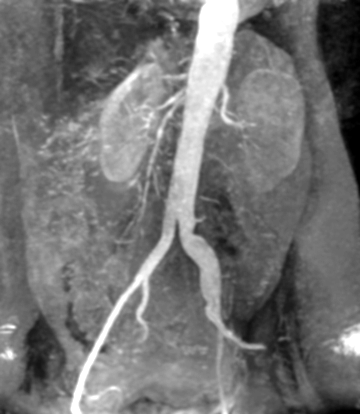
#> input picture HW2_DIP/images/kidney.tif, 360 x 414 px
$ python 2.py
#> lines starting #> are read from the running program, lines starting #| are printed output that depends on the picture; after the words box and inside, x2 and y2 are one past the last pixel; in counts of white or black regions, pixels touching at a corner belong together
#import libraries
import cv2 as cv
import numpy as np
#import image
kidney = cv.imread("images/kidney.tif" ,0)
#> kidney is the input picture: shape (414, 360); min 0, max 255, mean 115
#defiene the first function
def s1(r):
    if ( 160 < r < 240 ):
        return int(150)
    return int(0)
#define the second function
def s2(r):
    if ( 100 < r < 165 ):
        return 200
    return r
#define a transformation matrix function
transformation1 = np.vectorize(s1)
#apply first function to original image
transformed1 = transformation1(kidney)
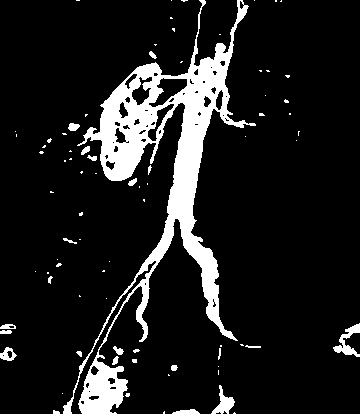
#> transformed1: shape (414, 360) int64; values 0 (black) and 150 (white), 11.7% white; 80 white regions (58 under 20 px), largest, box (x1, y1, x2, y2) and area: (63, 0, 256, 414) 15565, (333, 323, 360, 357) 343, (211, 385, 235, 414) 287
#correct transformation matrix array type
transformed1 = transformed1.astype('uint8')

#define a transformation matrix function
transformation2 = np.vectorize(s2)
#apply second function to original image
transformed2 = transformation2(kidney)
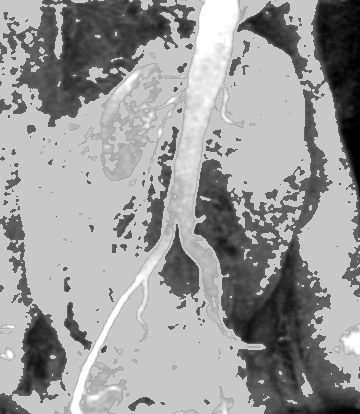
#> transformed2: shape (414, 360) int64; min 0, max 255, mean 154.7
#correct transformation matrix array type
transformed2 = transformed2.astype('uint8')

#concatinate 3 images to show them together
concated = np.concatenate((kidney , transformed1 , transformed2),1)
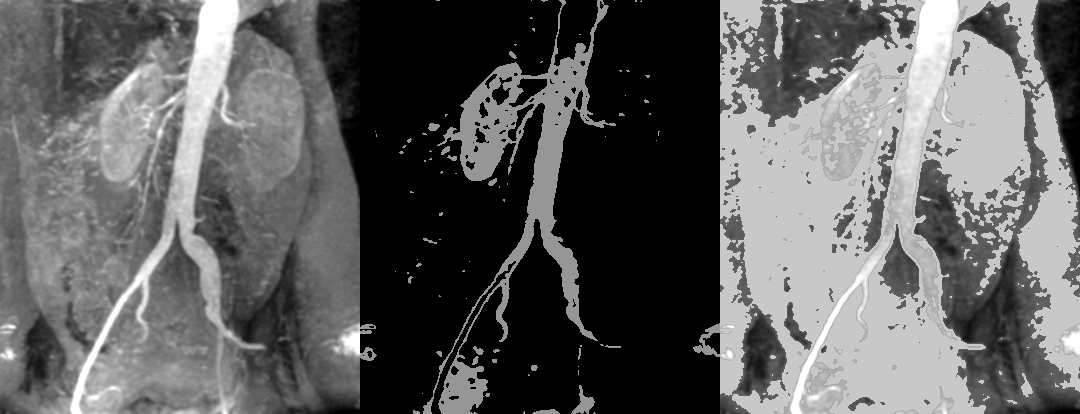
#> concated: shape (414, 1080); min 0, max 255, mean 95.7
#show image
cv.imshow("transformed2",concated)
cv.waitKey(0)
